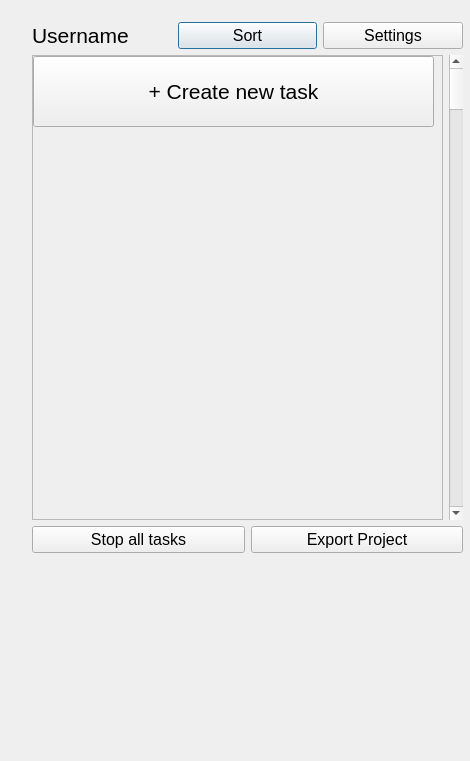
<?xml version="1.0" encoding="UTF-8"?>
<ui version="4.0">
 <class>Dialog</class>
 <widget class="QDialog" name="Dialog">
  <property name="geometry">
   <rect>
    <x>0</x>
    <y>0</y>
    <width>470</width>
    <height>761</height>
   </rect>
  </property>
  <property name="windowTitle">
   <string>Dialog</string>
  </property>
  <widget class="QWidget" name="layoutWidget">
   <property name="geometry">
    <rect>
     <x>32</x>
     <y>22</y>
     <width>431</width>
     <height>531</height>
    </rect>
   </property>
   <layout class="QVBoxLayout" name="verticalLayout">
    <item>
     <layout class="QHBoxLayout" name="horizontalLayout">
      <item>
       <widget class="QLabel" name="label_username">
        <property name="font">
         <font>
          <pointsize>16</pointsize>
         </font>
        </property>
        <property name="text">
         <string>Username</string>
        </property>
       </widget>
      </item>
      <item>
       <widget class="QPushButton" name="pushButton_Sort">
        <property name="font">
         <font>
          <pointsize>12</pointsize>
         </font>
        </property>
        <property name="text">
         <string>Sort</string>
        </property>
       </widget>
      </item>
      <item>
       <widget class="QPushButton" name="pushButton_Settings">
        <property name="font">
         <font>
          <pointsize>12</pointsize>
         </font>
        </property>
        <property name="text">
         <string>Settings</string>
        </property>
       </widget>
      </item>
     </layout>
    </item>
    <item>
     <layout class="QHBoxLayout" name="horizontalLayout_3">
      <item>
       <widget class="QScrollArea" name="scrollArea">
        <property name="widgetResizable">
         <bool>true</bool>
        </property>
        <widget class="QWidget" name="scrollAreaWidgetContents">
         <property name="geometry">
          <rect>
           <x>0</x>
           <y>0</y>
           <width>402</width>
           <height>455</height>
          </rect>
         </property>
         <widget class="QPushButton" name="pushButton_CreatNewTask">
          <property name="geometry">
           <rect>
            <x>0</x>
            <y>0</y>
            <width>401</width>
            <height>71</height>
           </rect>
          </property>
          <property name="font">
           <font>
            <pointsize>16</pointsize>
           </font>
          </property>
          <property name="text">
           <string>+ Create new task</string>
          </property>
         </widget>
        </widget>
       </widget>
      </item>
      <item>
       <widget class="QScrollBar" name="verticalScrollBar">
        <property name="orientation">
         <enum>Qt::Vertical</enum>
        </property>
       </widget>
      </item>
     </layout>
    </item>
    <item>
     <layout class="QHBoxLayout" name="horizontalLayout_2">
      <item>
       <widget class="QPushButton" name="pushButton_StopAll">
        <property name="font">
         <font>
          <pointsize>12</pointsize>
         </font>
        </property>
        <property name="text">
         <string>Stop all tasks</string>
        </property>
       </widget>
      </item>
      <item>
       <widget class="QPushButton" name="pushButton_Export">
        <property name="font">
         <font>
          <pointsize>12</pointsize>
         </font>
        </property>
        <property name="text">
         <string>Export Project</string>
        </property>
       </widget>
      </item>
     </layout>
    </item>
   </layout>
  </widget>
 </widget>
 <resources/>
 <connections/>
</ui>
